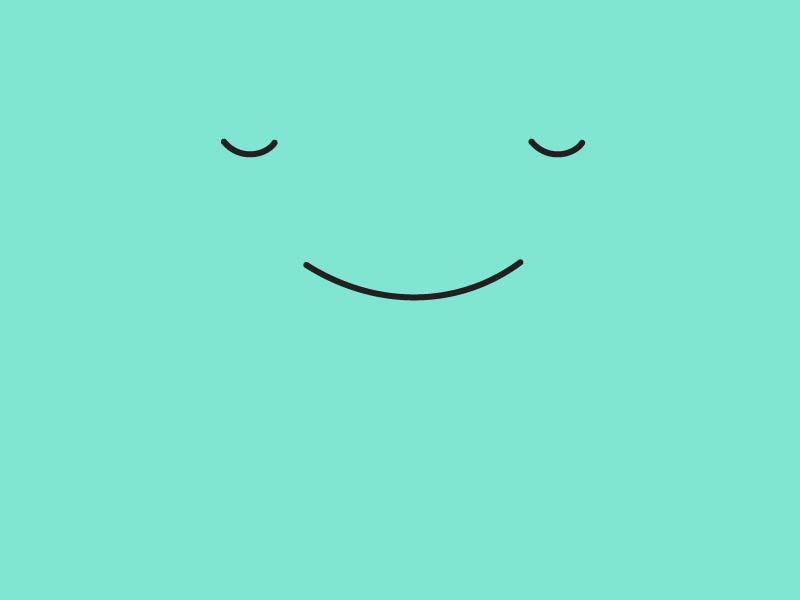
#> input picture bmo_faces/bmo1.jpg, 800 x 600 px
$ python prepare_splash.py bmo_faces/bmo1.jpg bmo_faces/bmo15.jpg
#> lines starting #> are read from the running program, lines starting #| are printed output that depends on the picture
import sys
from PIL import Image

def convert_to_rgb565(input_path, output_path):
#> called with input_path = 'bmo_faces/bmo1.jpg', output_path = 'bmo_faces/bmo15.jpg'
    img = Image.open(input_path).convert('RGB')
#> img is the input picture: PIL image 800x600 RGB; mean R, G, B 127.6, 229.1, 208.2
    img = img.resize((480, 320))
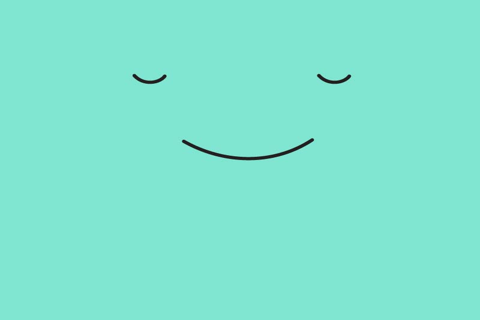
#> img: PIL image 480x320 RGB; mean R, G, B 127.6, 229.1, 208.2

    with open(output_path, 'wb') as f:
        for y in range(320):
            for x in range(480):
                r, g, b = img.getpixel((x, y))
                # RGB888 to RGB565
                val = ((r & 0xF8) << 8) | ((g & 0xFC) << 3) | (b >> 3)
                # Little-endian for BMO SPI screen? Let's check mirror.c
                # mirror.c uses: dst[i] = (((p >> 16) & 0xF8) << 8) | (((p >> 8) & 0xFC) << 3) | (p >> 3 & 0x1F);
                # That's big-endian packing into a 16-bit short, but written as bytes to FB.
                f.write(val.to_bytes(2, byteorder='little'))

if __name__ == "__main__":
    if len(sys.argv) < 3:
        print("Usage: python3 prepare_splash.py <input_img> <output_raw>")
    else:
        convert_to_rgb565(sys.argv[1], sys.argv[2])

$ run again, on bmo_faces/bmo18.jpg
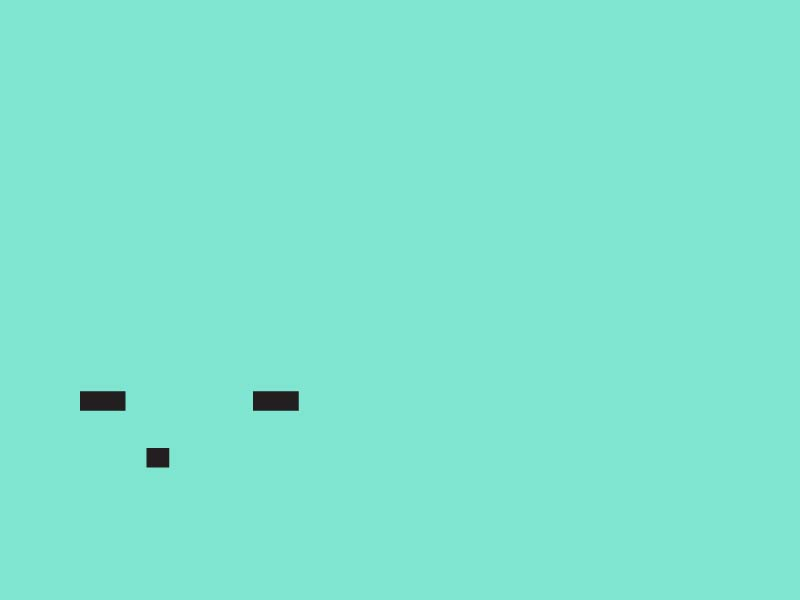
#> input picture bmo_faces/bmo18.jpg, 800 x 600 px
#> in convert_to_rgb565, img is the input picture: PIL image 800x600 RGB; mean R, G, B 127.6, 229.1, 208.2
#> in convert_to_rgb565, `img = img.resize((480, 320))`:
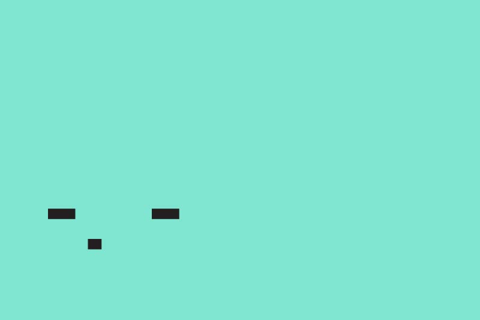
#> img: PIL image 480x320 RGB; mean R, G, B 127.6, 229.1, 208.2
